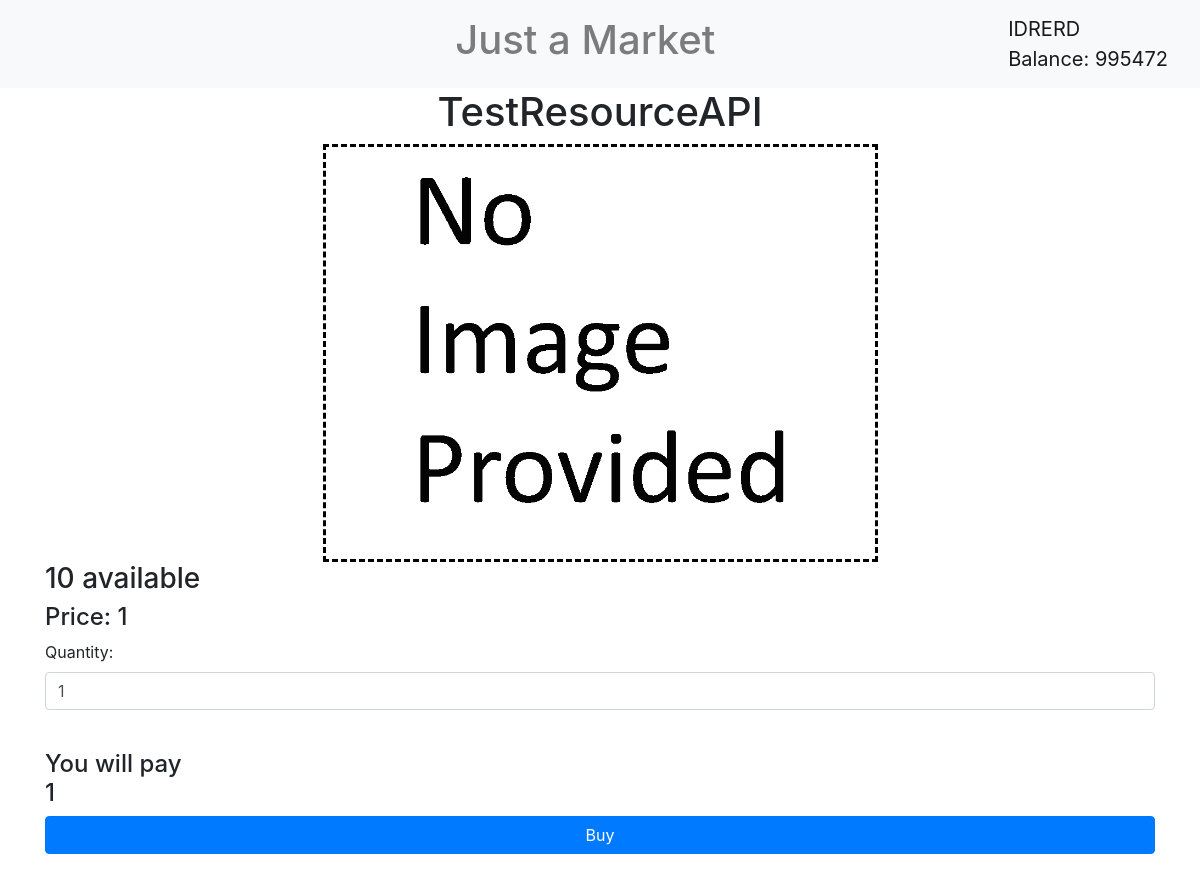
/buy_product/15 (signed in), run on the app's committed database.
### data/users.py (models this page shows, shortened)
class User(SqlAlchemyBase, UserMixin, SerializerMixin):
    __tablename__ = "users"
    id = sa.Column(sa.Integer, primary_key=True, autoincrement=True)
    name = sa.Column(sa.String, nullable=False)
    email = sa.Column(sa.String, nullable=False, unique=True)
    hashed_password = sa.Column(sa.String, nullable=True)
    products = orm.relationship("Product", back_populates="seller")
    balance = sa.Column(sa.Integer, nullable=False, default=0)

### data/products.py (models this page shows)
class Product(SqlAlchemyBase, SerializerMixin):
    __tablename__ = "products"
    id = sa.Column(sa.Integer, primary_key=True, autoincrement=True)
    name = sa.Column(sa.String, nullable=False)
    seller_id = sa.Column(sa.Integer, sa.ForeignKey("users.id"))
    seller = orm.relationship("User")
    tags = orm.relationship("Tag", secondary="association", backref="products")
    price = sa.Column(sa.Double, default=0.0)
    count = sa.Column(sa.Integer, default=0)
    in_stock = sa.Column(sa.Boolean, default=False)
    sell_date = sa.Column(sa.DateTime, default=datetime.datetime.now())

### main.py (the view, shortened to what this page needs)
@app.route("/buy_product/<int:product_id>", methods=["POST", "GET"])
def buy_product(product_id):
    if isinstance(current_user, AnonymousUserMixin):
        return flask.redirect("/login")
    form = BuyForm()
    dbs = db_session.create_session()
    product = dbs.query(Product).get(product_id)
    img_default = len(glob.glob(f"static/images/products/{product_id}.png")) == 0
    return flask.render_template("buy_product.html", form=form, product=product, title=f"Buy {product.name}",
                                 img_default=img_default)

### data/forms/buy.py
class BuyForm(FlaskForm):
    count = IntegerField("Quantity", validators=[DataRequired()])
    buy = SubmitField("Buy")

### data/db_session.py (called while the page is built)
def create_session() -> Session:
    global __factory
    return __factory()

### main.py (called while the page is built)
@login_manager.user_loader
def load_user(user_id):
    dbs = db_session.create_session()
    return dbs.query(User).get(user_id)

### templates/buy_product.html (shortened to what this page needs)
{%extends "base.html"%}
{%block content%}
<link rel="stylesheet" type="text/css" href="../static/css/product.css">
<h1 style="text-align: center;">{{product.name}}</h1>
<img src="../static/images/products/{%if not img_default%}{{product.id}}{%else%}default{%endif%}.png" class="photo">
{%if product.in_stock%}
<h3>{{product.count}} available</h3>
{%else%}
<h3>Product is out of stock</h3>
{%endif%}
<h4>Price: {{product.price}}</h4>
<form action="" method="post">
	<p>
		{{form.count.label}}:<br>
		{{form.count(class="form-control", min="1", max=product.count, step="1", value="1", oninput="setValue(this.value)", onchange="setValue(this.value)", id="counter")}}<br>
	</p>
	<h4>You will pay <div id="cost"></div></h4>
	<p>
		{%if product.in_stock%}
		{{form.buy(type="submit", class="btn btn-primary", style="width: 100%;")}}
		{%else%}
		{{form.buy(class="btn btn.disabled", style="width: 100%;")}}
		{%endif%}
	</p>
</form>
{%endblock%}

### templates/base.html (shortened to what this page needs)
<!DOCTYPE HTML>
<html lang="en">
<head>
	<link rel="stylesheet" href="https://stackpath.bootstrapcdn.com/bootstrap/4.4.1/css/bootstrap.min.css"
>
</head>
<body>
<header>
  <nav class="navbar navbar-light bg-light">
        {% if current_user.is_authenticated %}
        <p>
            <a class="navbar-text" href="/" style="text-decoration: none;"><h1>Just a Market</h1></a>
        </p>
        <a class="navbar-brand" href="/logout"> {{ current_user.name }}<br>Balance: {{current_user.balance}}</a>
{% endif %}
  </nav>
</header>
<main role="main" class="container">
  {%block content%}{%endblock%}
</main>
</body>
</html>

### static/css/product.css (style rules this page uses)
.photo { border-style: dashed; border-color: black; margin: auto; display: block; width: 50%; }

### data on the page
User: name "IDRERD", balance "995472"
Product: name "TestResourceAPI", count "10", price "1", count "1"
